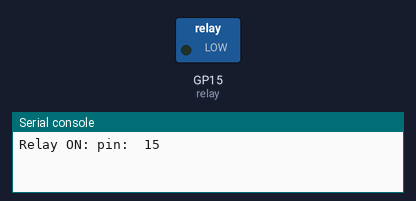
Bench run of a program on a simulated Raspberry Pi Pico running MicroPython. Parts: switched loads named in the program (green lamp = pin HIGH), the last lines printed to the serial console.

Above: at 2.5 s.
At 7.5 s:
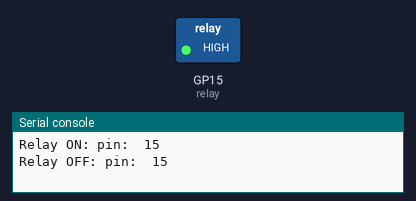
Timing chart, 0 to 13.0 s (numbered marks = the images above):
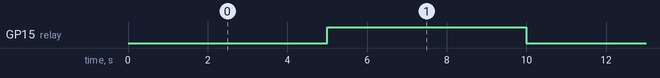

Measured:
- by itself, GP15 (relay): alternates HIGH for 5.0 s and LOW for 5.0 s

The program:

relay-trigger.py
```python
from machine import Pin
import time

# Relay control pin (change if needed)
pinNumber = 15
relay = Pin(pinNumber, Pin.OUT)

# Some relay modules are ACTIVE LOW
# If yours is ACTIVE HIGH, swap 0 and 1 below

while True:
    relay.value(0)   # Relay ON
    print("Relay ON: pin: ", pinNumber)
    time.sleep(5)

    relay.value(1)   # Relay OFF
    print("Relay OFF: pin: ", pinNumber)
    time.sleep(5)
```
